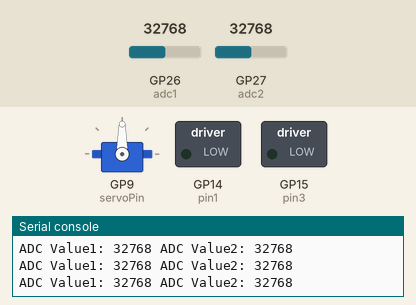
This program was run on a simulated Raspberry Pi Pico running MicroPython. On the bench: servo, switched loads named in the program (green lamp = pin HIGH), the last lines printed to the serial console. Inputs (shaded band) come from the test bench; at power-on: GP26 (adc1) = 32768, GP27 (adc2) = 32768 (analog values on the 0–65535 scale). Servo angles are drawn from the pulse width (0.5 ms = 0°, 2.5 ms = 180°); pins used as bus, display or sensor lines are not drawn.

Above: at 2.2 s.
2.3 s: GP26 (adc1) set to 49264
4.2 s: GP26 (adc1) set to 51152
At 6.0 s:
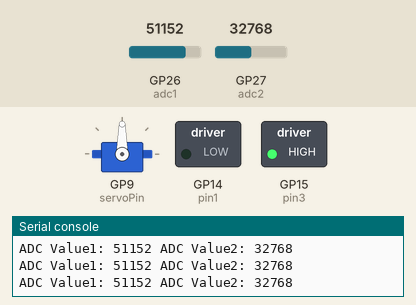
6.5 s: GP26 (adc1) set to 49345
At 7.6 s:
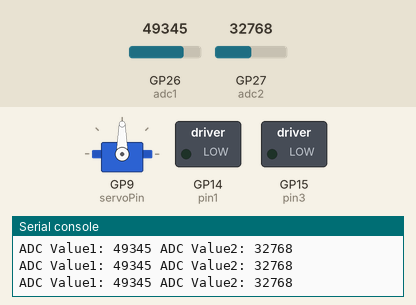
8.5 s: GP27 (adc2) set to 48976
10.2 s: GP27 (adc2) set to 50864
At 12.1 s:
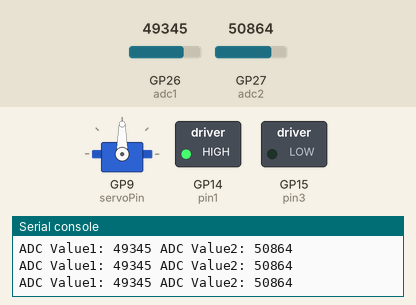
12.5 s: GP27 (adc2) set to 49345
At 13.7 s:
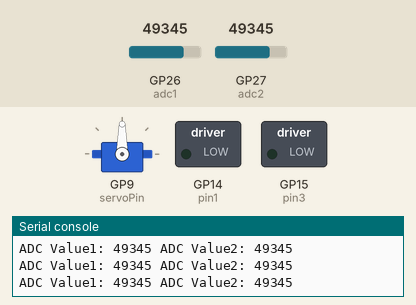
Timing chart, 0 to 15.5 s (numbered marks = the images above; inputs shaded):
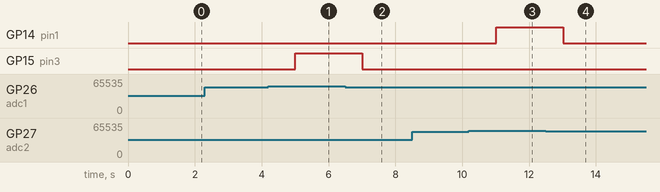

Measured:
- the behaviour switches between 50000 and 50016 on GP26 (adc1) (found by bisection; images 0 and 1)
- the behaviour switches between 50000 and 50016 on GP27 (adc2) (found by bisection; images 2 and 3)
- after the input at 4.2 s, GP15 (pin3): LOW → HIGH after 0.81 s
- after the input at 6.5 s, GP15 (pin3): HIGH → LOW after 0.51 s
- after the input at 10.2 s, GP14 (pin1): LOW → HIGH after 0.81 s
- after the input at 12.5 s, GP14 (pin1): HIGH → LOW after 0.52 s

The program:

Project_09.2_Light_Following_Car.py
```python
from machine import Pin, ADC, PWM
import time

#Define GPIO9’s output frequency as 50Hz and its duty cycle as 4915, and assign them to PWM.
servoPin = PWM(Pin(9))
servoPin.freq(50)
servoPin.duty_u16(4915)
time.sleep(1)

# Initialize the left photoresistance to pin 26 (ADC function)
adc1 = ADC(Pin(26))

# Initialize the right photoresistance to pin 27 (ADC function)
adc2 = ADC(Pin(27))

# right wheel
pin1=Pin(14,Pin.OUT)
pin2=PWM(Pin(16))
pin2.freq(50)
# left wheel
pin3=Pin(15,Pin.OUT)
pin4=PWM(Pin(17))
pin4.freq(50)

# As a function of the car going forward.
def car_forward():
  pin1.value(0)
  pin2.duty_u16(18000)
  pin3.value(0)
  pin4.duty_u16(18000)

# As a function of the car going left.
def car_left():
  pin1.value(0)
  pin2.duty_u16(18000)
  pin3.value(1)
  pin4.duty_u16(50000)

# As a function of the car going right.
def car_right():
  pin1.value(1)
  pin2.duty_u16(50000)
  pin3.value(0)
  pin4.duty_u16(18000)

# As a function of the car stopping.
def car_stop():
  pin2.deinit()
  pin4.deinit()
  pin1.value(0)
  pin2.duty_u16(0)
  pin3.value(0)
  pin4.duty_u16(0)

while True:
    adcValue1 = adc1.read_u16() # read the ADC value of the left photoresistance.
    adcValue2 = adc2.read_u16() # read the ADC value of the right photoresistance.
    print("ADC Value1:", adcValue1 ,"ADC Value2:", adcValue2)
    time.sleep(0.5)
    if adcValue1 > 50000 and adcValue2 > 50000: #Range values measured by left and right photoresistances.
        pin2=PWM(Pin(16))
        pin2.freq(50)
        pin4=PWM(Pin(17))
        pin4.freq(50)
        car_forward() #Car ahead
    elif adcValue1 > 50000 and adcValue2 <= 50000:
        pin2=PWM(Pin(16))
        pin2.freq(50)
        pin4=PWM(Pin(17))
        pin4.freq(50)
        car_left()
    elif adcValue1 <= 50000 and adcValue2 > 50000:
        pin2=PWM(Pin(16))
        pin2.freq(50)
        pin4=PWM(Pin(17))
        pin4.freq(50)
        car_right()
    else:
        car_stop()
```
